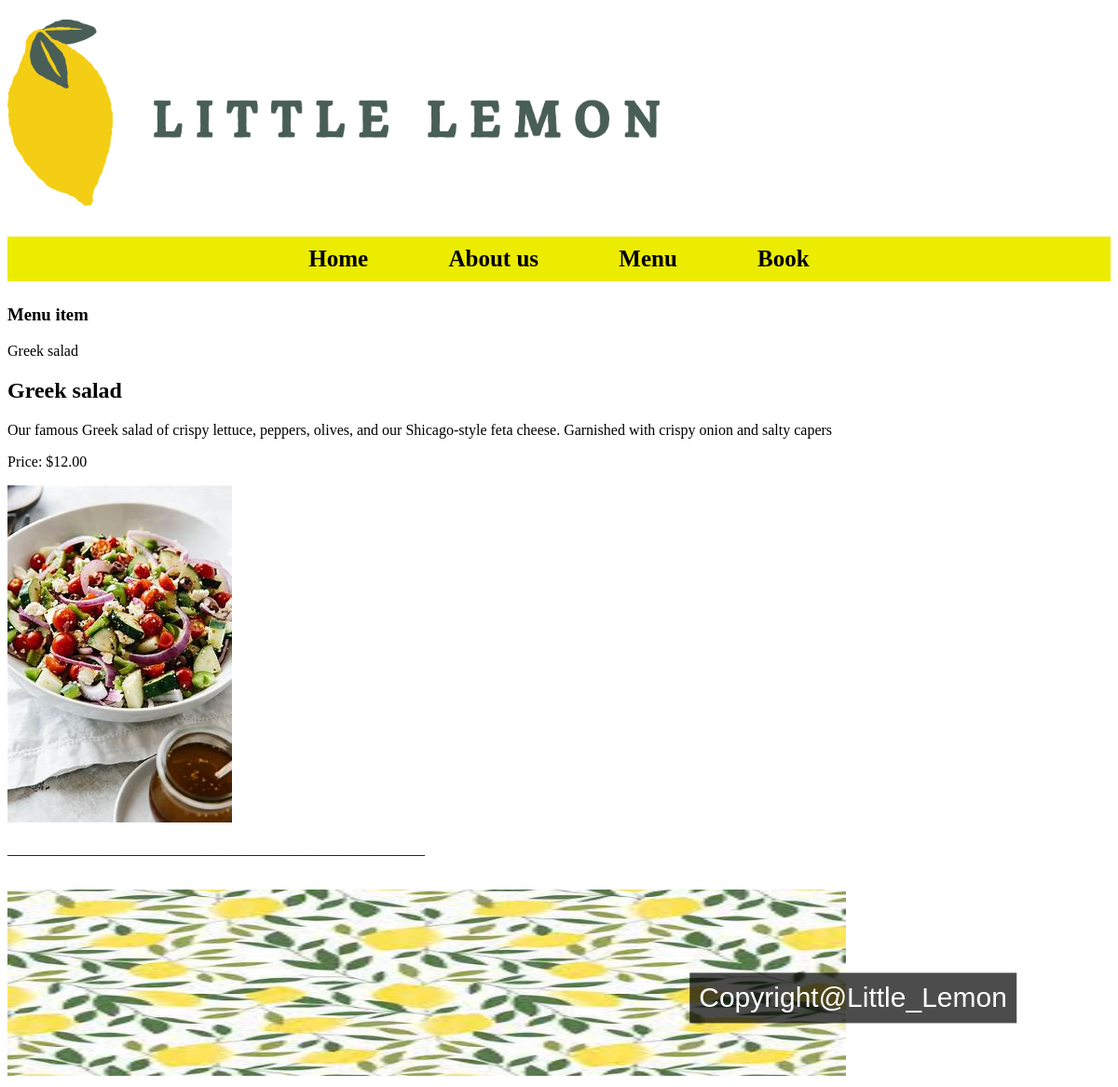
Screenshot of /menu_item/1/ with the database file from the repository.
### lit_lemon/models.py (models this page shows, shortened)
class Menu(models.Model):
    name = models.CharField(max_length = 200)
    price = models.IntegerField()
    description = models.CharField(max_length = 1000, default='None')
    image = models.ImageField(upload_to= 'menu_images/', default='littleLemon2.jpg')

### lit_lemon/views.py (the view)
# urls.py: path('menu_item/<int:pk>/', display_menu_item, name="menu_item"),
def display_menu_item(request, pk=None):
    if pk:
        menu_item = Menu.objects.get(pk=pk)
    else:
        menu_item = ""
    return render(request, 'menu_item.html', {"menu_item": menu_item})

### lit_lemon/templates/menu_item.html
{% extends 'base.html' %}
{% load static %}
{% block content %}
<section>
   <article>
      <h1>Menu item</h1>
      <span>
         {{menu_item.name}}
      </span>
      <div class="row">
         <div class="column">
            <h2>
                {{ menu_item.name }}
            </h2>
            <p>
                {{ menu_item.description }}
            </p>
            <p>
                Price: ${{ menu_item.price }}.00
            </p>
         </div>
         <div class="column">
            <img src="littleLemon/static/menu_images/{{menu_item.name}}.jpg" alt="{{ menu_item.name}}" />
        </div>
      </div>
   </article>
</section>
{% endblock %}

### rows the page displays
Menu: name "Greek salad", description "Our famous Greek salad of crispy lettuce, peppers, olives, and our Shicago-style feta cheese. Garnished with crispy onion and salty capers", price "12", name (picture)
